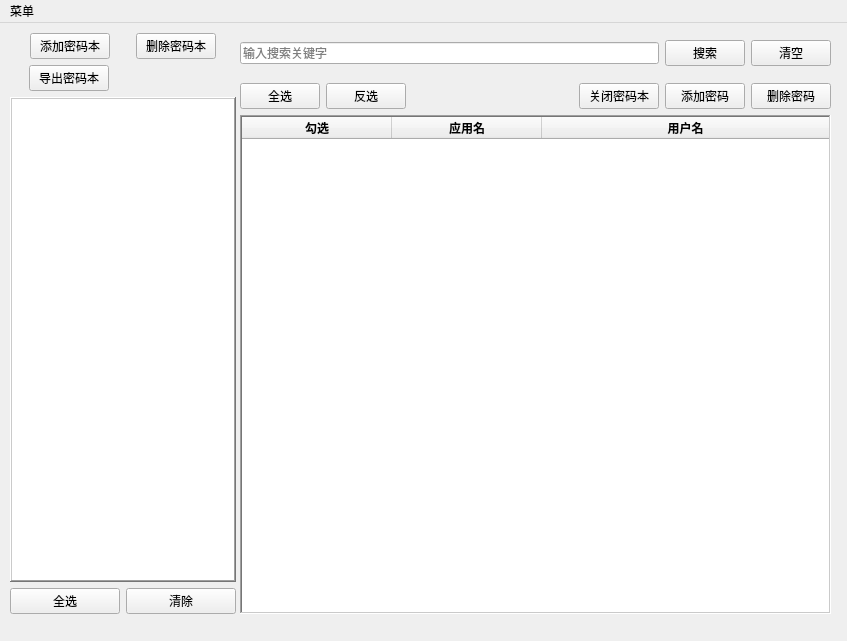
<?xml version="1.0" encoding="UTF-8"?>
<ui version="4.0">
 <class>MainWindow</class>
 <widget class="QMainWindow" name="MainWindow">
  <property name="geometry">
   <rect>
    <x>0</x>
    <y>0</y>
    <width>847</width>
    <height>641</height>
   </rect>
  </property>
  <property name="windowTitle">
   <string>MainWindow</string>
  </property>
  <widget class="QWidget" name="centralwidget">
   <widget class="QWidget" name="verticalLayoutWidget">
    <property name="geometry">
     <rect>
      <x>10</x>
      <y>10</y>
      <width>226</width>
      <height>581</height>
     </rect>
    </property>
    <layout class="QVBoxLayout" name="verticalLayout">
     <item>
      <layout class="QHBoxLayout" name="horizontalLayout">
       <item>
        <widget class="QPushButton" name="AddPswBooksBtn">
         <property name="sizePolicy">
          <sizepolicy hsizetype="Fixed" vsizetype="Fixed">
           <horstretch>100</horstretch>
           <verstretch>30</verstretch>
          </sizepolicy>
         </property>
         <property name="text">
          <string>添加密码本</string>
         </property>
         <property name="autoDefault">
          <bool>false</bool>
         </property>
         <property name="default">
          <bool>false</bool>
         </property>
         <property name="flat">
          <bool>false</bool>
         </property>
        </widget>
       </item>
       <item>
        <widget class="QPushButton" name="DeletePswBooksBtn">
         <property name="sizePolicy">
          <sizepolicy hsizetype="Fixed" vsizetype="Fixed">
           <horstretch>100</horstretch>
           <verstretch>30</verstretch>
          </sizepolicy>
         </property>
         <property name="text">
          <string>删除密码本</string>
         </property>
        </widget>
       </item>
      </layout>
     </item>
     <item>
      <layout class="QHBoxLayout" name="horizontalLayout_4">
       <item>
        <widget class="QPushButton" name="ExportExcelBtn">
         <property name="sizePolicy">
          <sizepolicy hsizetype="Fixed" vsizetype="Fixed">
           <horstretch>100</horstretch>
           <verstretch>30</verstretch>
          </sizepolicy>
         </property>
         <property name="text">
          <string>导出密码本</string>
         </property>
        </widget>
       </item>
       <item>
        <spacer name="horizontalSpacer_3">
         <property name="orientation">
          <enum>Qt::Horizontal</enum>
         </property>
         <property name="sizeType">
          <enum>QSizePolicy::Fixed</enum>
         </property>
         <property name="sizeHint" stdset="0">
          <size>
           <width>107</width>
           <height>20</height>
          </size>
         </property>
        </spacer>
       </item>
      </layout>
     </item>
     <item>
      <widget class="QListWidget" name="PswBooksList">
       <property name="sizePolicy">
        <sizepolicy hsizetype="Expanding" vsizetype="Expanding">
         <horstretch>0</horstretch>
         <verstretch>0</verstretch>
        </sizepolicy>
       </property>
       <property name="font">
        <font>
         <family>思源黑体</family>
         <weight>75</weight>
         <bold>true</bold>
        </font>
       </property>
       <property name="contextMenuPolicy">
        <enum>Qt::CustomContextMenu</enum>
       </property>
       <property name="frameShape">
        <enum>QFrame::WinPanel</enum>
       </property>
       <property name="frameShadow">
        <enum>QFrame::Raised</enum>
       </property>
       <property name="lineWidth">
        <number>3</number>
       </property>
       <property name="midLineWidth">
        <number>1</number>
       </property>
       <property name="sortingEnabled">
        <bool>true</bool>
       </property>
      </widget>
     </item>
     <item>
      <layout class="QHBoxLayout" name="horizontalLayout_5">
       <item>
        <widget class="QPushButton" name="PswBooksSelectAllBtn">
         <property name="text">
          <string>全选</string>
         </property>
        </widget>
       </item>
       <item>
        <widget class="QPushButton" name="PswBooksClearBtn">
         <property name="text">
          <string>清除</string>
         </property>
        </widget>
       </item>
      </layout>
     </item>
    </layout>
   </widget>
   <widget class="QWidget" name="horizontalLayoutWidget_2">
    <property name="geometry">
     <rect>
      <x>240</x>
      <y>10</y>
      <width>591</width>
      <height>41</height>
     </rect>
    </property>
    <layout class="QHBoxLayout" name="horizontalLayout_2">
     <item>
      <widget class="QLineEdit" name="SearchInput">
       <property name="placeholderText">
        <string>输入搜索关键字</string>
       </property>
      </widget>
     </item>
     <item>
      <widget class="QPushButton" name="SearchBtn">
       <property name="styleSheet">
        <string notr="true">background-color: rgb(238, 238, 238);</string>
       </property>
       <property name="text">
        <string>搜索</string>
       </property>
      </widget>
     </item>
     <item>
      <widget class="QPushButton" name="SearchClearBtn">
       <property name="styleSheet">
        <string notr="true">background-color: rgb(238, 238, 238);</string>
       </property>
       <property name="text">
        <string>清空</string>
       </property>
      </widget>
     </item>
    </layout>
   </widget>
   <widget class="QWidget" name="verticalLayoutWidget_2">
    <property name="geometry">
     <rect>
      <x>240</x>
      <y>60</y>
      <width>591</width>
      <height>531</height>
     </rect>
    </property>
    <layout class="QVBoxLayout" name="verticalLayout_2">
     <item>
      <layout class="QHBoxLayout" name="horizontalLayout_3">
       <item>
        <widget class="QPushButton" name="PswSelectAllBtn">
         <property name="sizePolicy">
          <sizepolicy hsizetype="Fixed" vsizetype="Fixed">
           <horstretch>80</horstretch>
           <verstretch>25</verstretch>
          </sizepolicy>
         </property>
         <property name="text">
          <string>全选</string>
         </property>
        </widget>
       </item>
       <item>
        <widget class="QPushButton" name="PswClearAllBtn">
         <property name="text">
          <string>反选</string>
         </property>
        </widget>
       </item>
       <item>
        <spacer name="horizontalSpacer">
         <property name="orientation">
          <enum>Qt::Horizontal</enum>
         </property>
         <property name="sizeHint" stdset="0">
          <size>
           <width>100</width>
           <height>20</height>
          </size>
         </property>
        </spacer>
       </item>
       <item>
        <widget class="QPushButton" name="PswBooksCloseBtn">
         <property name="text">
          <string>关闭密码本</string>
         </property>
        </widget>
       </item>
       <item>
        <widget class="QPushButton" name="AddPswBtn">
         <property name="text">
          <string>添加密码</string>
         </property>
        </widget>
       </item>
       <item>
        <widget class="QPushButton" name="DeletePswBtn">
         <property name="text">
          <string>删除密码</string>
         </property>
        </widget>
       </item>
      </layout>
     </item>
     <item>
      <widget class="QTableWidget" name="PswList">
       <property name="sizePolicy">
        <sizepolicy hsizetype="Preferred" vsizetype="Expanding">
         <horstretch>0</horstretch>
         <verstretch>0</verstretch>
        </sizepolicy>
       </property>
       <property name="minimumSize">
        <size>
         <width>100</width>
         <height>0</height>
        </size>
       </property>
       <property name="baseSize">
        <size>
         <width>100</width>
         <height>0</height>
        </size>
       </property>
       <property name="font">
        <font>
         <kerning>true</kerning>
        </font>
       </property>
       <property name="contextMenuPolicy">
        <enum>Qt::CustomContextMenu</enum>
       </property>
       <property name="autoFillBackground">
        <bool>true</bool>
       </property>
       <property name="styleSheet">
        <string notr="true">border-color: rgb(0, 0, 0);</string>
       </property>
       <property name="frameShape">
        <enum>QFrame::WinPanel</enum>
       </property>
       <property name="lineWidth">
        <number>3</number>
       </property>
       <property name="midLineWidth">
        <number>3</number>
       </property>
       <property name="selectionBehavior">
        <enum>QAbstractItemView::SelectRows</enum>
       </property>
       <property name="showGrid">
        <bool>false</bool>
       </property>
       <property name="sortingEnabled">
        <bool>true</bool>
       </property>
       <property name="cornerButtonEnabled">
        <bool>false</bool>
       </property>
       <attribute name="horizontalHeaderCascadingSectionResizes">
        <bool>false</bool>
       </attribute>
       <attribute name="horizontalHeaderDefaultSectionSize">
        <number>150</number>
       </attribute>
       <attribute name="horizontalHeaderShowSortIndicator" stdset="0">
        <bool>false</bool>
       </attribute>
       <attribute name="horizontalHeaderStretchLastSection">
        <bool>true</bool>
       </attribute>
       <attribute name="verticalHeaderVisible">
        <bool>false</bool>
       </attribute>
       <attribute name="verticalHeaderStretchLastSection">
        <bool>false</bool>
       </attribute>
       <column>
        <property name="text">
         <string>勾选</string>
        </property>
        <property name="font">
         <font>
          <family>Century Schoolbook L</family>
          <weight>75</weight>
          <bold>true</bold>
         </font>
        </property>
        <property name="textAlignment">
         <set>AlignHCenter|AlignVCenter|AlignCenter</set>
        </property>
        <property name="background">
         <color>
          <red>79</red>
          <green>229</green>
          <blue>224</blue>
         </color>
        </property>
        <property name="foreground">
         <brush brushstyle="SolidPattern">
          <color alpha="255">
           <red>0</red>
           <green>0</green>
           <blue>0</blue>
          </color>
         </brush>
        </property>
       </column>
       <column>
        <property name="text">
         <string>应用名</string>
        </property>
        <property name="font">
         <font>
          <family>Century Schoolbook L</family>
          <weight>75</weight>
          <bold>true</bold>
         </font>
        </property>
        <property name="textAlignment">
         <set>AlignHCenter|AlignVCenter|AlignCenter</set>
        </property>
        <property name="background">
         <color>
          <red>170</red>
          <green>251</green>
          <blue>252</blue>
         </color>
        </property>
       </column>
       <column>
        <property name="text">
         <string>用户名</string>
        </property>
        <property name="font">
         <font>
          <family>思源黑体</family>
          <weight>75</weight>
          <bold>true</bold>
         </font>
        </property>
        <property name="textAlignment">
         <set>AlignHCenter|AlignVCenter|AlignCenter</set>
        </property>
        <property name="background">
         <color>
          <red>243</red>
          <green>244</green>
          <blue>163</blue>
         </color>
        </property>
       </column>
      </widget>
     </item>
    </layout>
   </widget>
   <zorder>verticalLayoutWidget</zorder>
   <zorder>horizontalLayoutWidget_2</zorder>
   <zorder>verticalLayoutWidget_2</zorder>
   <zorder>PswList</zorder>
  </widget>
  <widget class="QMenuBar" name="menuBar">
   <property name="geometry">
    <rect>
     <x>0</x>
     <y>0</y>
     <width>847</width>
     <height>29</height>
    </rect>
   </property>
   <widget class="QMenu" name="funcMenu">
    <property name="title">
     <string>菜单</string>
    </property>
    <addaction name="ImportExcelMenu"/>
   </widget>
   <addaction name="funcMenu"/>
  </widget>
  <action name="ImportExcelMenu">
   <property name="text">
    <string>导入</string>
   </property>
  </action>
 </widget>
 <resources/>
 <connections/>
</ui>
